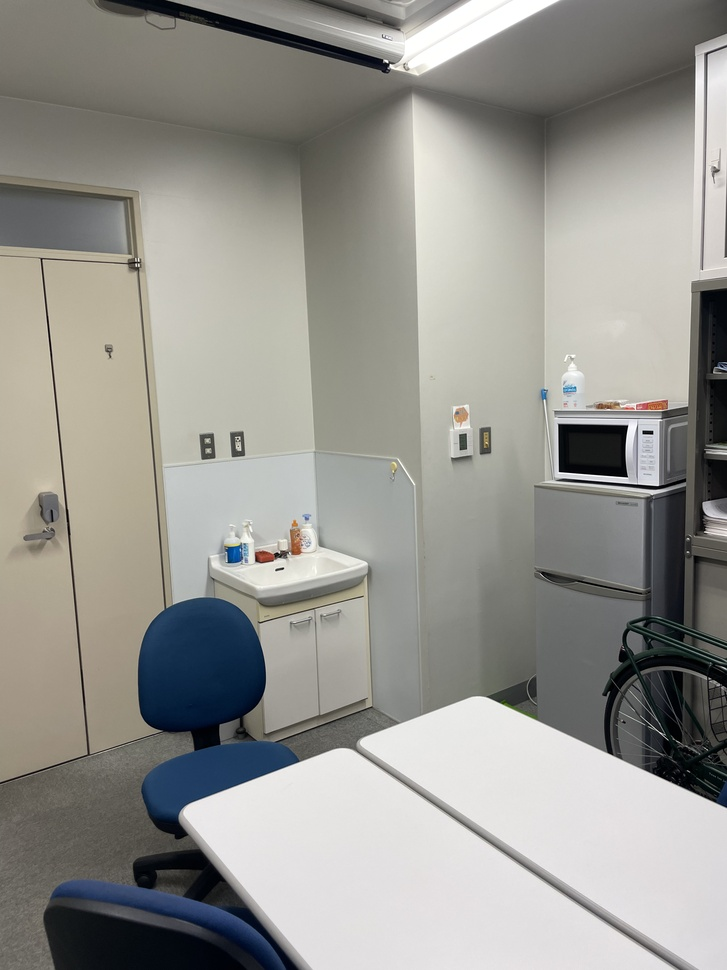
#> input picture data/IMG_8297.jpg, 727 x 970 px, shrunk from 3024 x 4032 before the run, found by its file name
$ jupyter execute FmatrixWithCalibration.ipynb
#> lines starting #> are read from the running program, lines starting #| are printed output that depends on the picture; after the words box and inside, x2 and y2 are one past the last pixel; in counts of white or black regions, pixels touching at a corner belong together
[cell 1]
import cv2
import numpy as np
from matplotlib import pyplot as plt

[cell 2]
# Deifne the function to draw epipolar lines
def drawlinesGray(img1,img2,lines,pts1,pts2):
    ''' img1 - img2上の点に対応するエピポーラ線を描画する画像
        lines - 対応するエピポーラ線 '''
    r,c = img1.shape
    img1 = cv2.cvtColor(img1,cv2.COLOR_GRAY2BGR)
    img2 = cv2.cvtColor(img2,cv2.COLOR_GRAY2BGR)
    for r,pt1,pt2 in zip(lines,pts1,pts2):
        color = tuple(np.random.randint(0,255,3).tolist())
        x0,y0 = map(int, [0, -r[2]/r[1] ])
        x1,y1 = map(int, [c, -(r[2]+r[0]*c)/r[1] ])
        img1 = cv2.line(img1, (x0,y0), (x1,y1), color,1)
        img1 = cv2.circle(img1,tuple(pt1),5,color,-1)
        img2 = cv2.circle(img2,tuple(pt2),5,color,-1)
    return img1,img2

def drawlines(img1,img2,lines,pts1,pts2):
    ''' img1 - image on which we draw the epilines for the points in img2
        lines - corresponding epilines '''
    r,c,ch = img1.shape
    for r,pt1,pt2 in zip(lines,pts1,pts2):
        color = tuple(np.random.randint(0,255,3).tolist())
        x0,y0 = map(int, [0, -r[2]/r[1] ])
        x1,y1 = map(int, [c, -(r[2]+r[0]*c)/r[1] ])
        img1 = cv2.line(img1, (x0,y0), (x1,y1), color,1)
        img1 = cv2.circle(img1,tuple(pt1),5,color,-1)
        img2 = cv2.circle(img2,tuple(pt2),5,color,-1)
    return img1,img2

[cell 3]
img1 = cv2.imread('data\IMG_8297.jpg')  #left image
#> img1 is the input picture: shape (970, 727, 3); mean B, G, R 144, 149.3, 150.1
img2 = cv2.imread('data\IMG_8298.jpg')  #right image
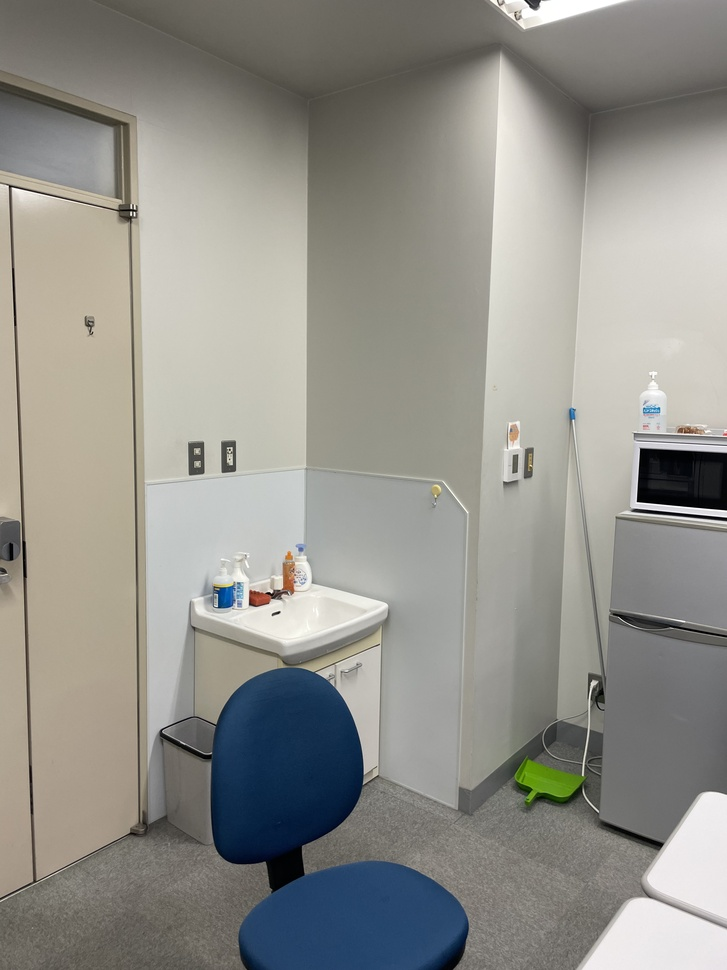
#> input picture data/IMG_8298.jpg, 727 x 970 px, shrunk from 3024 x 4032 before the run, found by its file name
#> img2 is the input picture: shape (970, 727, 3); mean B, G, R 139.7, 145.9, 146.9
img1 = cv2.resize(img1, ((int)(img1.shape[1]/4), (int)(img1.shape[0]/4)))
#> img1: shape (242, 181, 3)
# resize img2 to match img1
h,w, c = img1.shape
#> h = 242; w = 181; c = 3
img2= cv2.resize(img2, (w, h), interpolation=cv2.INTER_LINEAR)
#> img2: shape (242, 181, 3)

[cell 4]
# カメラ行列と歪み行列
K = np.array([
 [785.44715026,   0.,        505.38010871],
 [  0. ,        784.61050963, 374.79914586],
 [  0. ,          0.,           1.        ]])

dist_coef = np.array(
  [ 2.06842271e-01, -9.41496462e-01, -5.80054635e-04, -1.29098447e-03,1.53535374e+00])

# 画像の歪みを取る
img1 = cv2.undistort(img1, K, dist_coef, None)
img2 = cv2.undistort(img2, K, dist_coef, None)

[cell 5]
# 特徴点検出と記述子の計算
sift = cv2.SIFT_create()
kp1, des1 = sift.detectAndCompute(img1, None)
#> kp1 = 157 keypoints; strongest (x, y, size): (155, 117, 9.6), (125, 23, 11.9), (148, 113, 2.1), (72, 145, 2.9)
kp2, des2 = sift.detectAndCompute(img2, None)
#> kp2 = 92 keypoints; strongest (x, y, size): (151, 15, 4.1), (167, 119, 2.7), (76, 156, 2.5), (61, 80, 46)

#可視化特徴点
img1_kp = cv2.drawKeypoints(img1, kp1, None, flags=cv2.DRAW_MATCHES_FLAGS_DRAW_RICH_KEYPOINTS)
img2_kp = cv2.drawKeypoints(img2, kp2, None, flags=cv2.DRAW_MATCHES_FLAGS_DRAW_RICH_KEYPOINTS)
img12_kp = np.hstack((img1_kp, img2_kp))
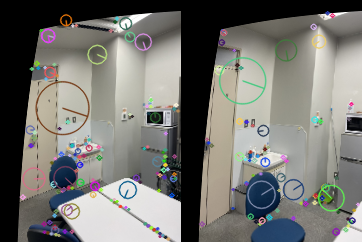
#> img12_kp: shape (242, 362, 3); mean B, G, R 112.6, 116.8, 117.3
cv2.namedWindow('Image', cv2.WINDOW_NORMAL)
cv2.imshow('Image', img12_kp)
cv2.waitKey(0)

[cell 6]
good = []
pts1 = []
pts2 = []

# マッチングのため、BFMatcher オブジェクトを作成する
bf = cv2.BFMatcher()
matches = bf.match(des1,des2)
#> matches = 157 matches

# 距離の近い順に並べる.
matches = sorted(matches, key = lambda x:x.distance)

count = 0
for m in matches:
    count+=1
    if count < 60:
        good.append([m])
        pts2.append(kp2[m.trainIdx].pt)
        pts1.append(kp1[m.queryIdx].pt)
#> after the loop, count = 157; good = 59 matches; pts1 = 59 pairs, first value 22.46 to 171.4, second value 17.98 to 236.8; pts2 = 59 pairs, first value 20.71 to 172.6, second value 15.12 to 223.6


pts1 = np.int32(pts1)
#> pts1 = 59 pairs, first value 22 to 171, second value 17 to 236
pts2 = np.int32(pts2)
#> pts2 = 59 pairs, first value 20 to 172, second value 15 to 223
F, mask = cv2.findFundamentalMat(pts1,pts2,cv2.FM_RANSAC)
#> F = [[6.67e-06, 5.51e-05, -0.00902], [-4.32e-05, 1.66e-05, -0.000262], [0.00539, -0.00823, 1]]; mask = 59 values, max 1 at index 3, min 0 at index 0, mean 0.492

# 外れ値を取り除く
pts1_inliers = pts1[mask.ravel()==1]
#> pts1_inliers = 29 pairs, first value 22 to 162, second value 78 to 235
pts2_inliers = pts2[mask.ravel()==1]
#> pts2_inliers = 29 pairs, first value 20 to 167, second value 49 to 223

pts1 = pts1_inliers[0:200,:]
#> pts1 has the same summary as pts1_inliers
pts2 = pts2_inliers[0:200,:]
#> pts2 has the same summary as pts2_inliers

# 右画像(二番目の画像)中の点に対応するエピポーラ線の計算
# 計算したエピポーラ線を左画像に描画
lines1 = cv2.computeCorrespondEpilines(pts1.reshape(-1,1,2), 2,F)
#> lines1 = 29 rows, first 8: [0.655, 0.756, -154.4], [0.655, 0.756, -154.4], [-0.613, -0.79, 157.5], [-0.218, -0.976, 165.2], [-0.178, -0.984, 164.3], [-0.178, -0.984, 164.3], [-0.908, 0.419, -16.34], [-0.877, 0.481, -27.74]
lines1 = lines1.reshape(-1,3)
img5,img6 = drawlines(img1,img2,lines1,pts1,pts2)
#> the loop in drawlines, `for r,pt1,pt2 in zip(lines,pts1,pts2):` made 29 passes
#> (r, pt1, pt2, color, y0, y1) on passes 1 to 9: ([0.655, 0.756, -154.4], [148, 112], [167, 118], (172, 47, 117), 204, 47), ([0.655, 0.756, -154.4], [148, 112], [167, 118], (192, 67, 251), 204, 47), ([-0.613, -0.79, 157.5], [22, 196], [20, 223], (195, 103, 9), 199, 58), ([-0.218, -0.976, 165.2], [77, 145], [76, 155], (211, 21, 242), 169, 128), ([-0.178, -0.984, 164.3], [85, 143], [83, 152], (36, 87, 70), 167, 134), ([-0.178, -0.984, 164.3], [85, 143], [83, 152], (216, 88, 140), 167, 134), ([-0.908, 0.419, -16.34], [110, 199], [48, 49], (58, 193, 230), 39, 431), ([-0.877, 0.481, -27.74], [114, 202], [48, 49], (39, 87, 174), 57, 388), ([-0.789, 0.615, -53.68], [125, 206], [156, 211], (88, 81, 165), 87, 319)
#> after the loop in drawlines, `for r,pt1,pt2 in zip(lines,pts1,pts2):`: img1: shape (242, 181, 3); mean B, G, R 113, 116.9, 120.1
#> after the loop in drawlines, `for r,pt1,pt2 in zip(lines,pts1,pts2):`:
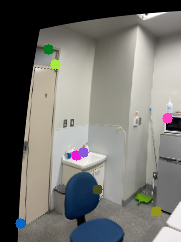
#> img2: shape (242, 181, 3); mean B, G, R 109.7, 114.3, 115

# 左画像(一番目の画像)中の点に対応するエピポーラ線の計算
# 計算したエピポーラ線を右画像に描画
lines2 = cv2.computeCorrespondEpilines(pts1.reshape(-1,1,2), 1,F)
#> lines2 = 29 rows, first 8: [-0.363, -0.932, 170.5], [-0.363, -0.932, 170.5], [0.685, 0.729, -176.2], [-0.404, -0.915, 172.5], [-0.347, -0.938, 169.7], [-0.347, -0.938, 169.7], [0.844, -0.536, -14.26], [0.844, -0.536, -14.22]
lines2 = lines2.reshape(-1,3)
img3,img4 = drawlines(img2,img1,lines2,pts1,pts2)
#> the loop in drawlines (call 2), `for r,pt1,pt2 in zip(lines,pts1,pts2):` made 29 passes
#> (r, pt1, pt2, color, y0, y1) on passes 1 to 9: ([-0.363, -0.932, 170.5], [148, 112], [167, 118], (57, 35, 102), 182, 112), ([-0.363, -0.932, 170.5], [148, 112], [167, 118], (119, 11, 174), 182, 112), ([0.685, 0.729, -176.2], [22, 196], [20, 223], (82, 91, 128), 241, 71), ([-0.404, -0.915, 172.5], [77, 145], [76, 155], (142, 99, 53), 188, 108), ([-0.347, -0.938, 169.7], [85, 143], [83, 152], (140, 121, 170), 180, 113), ([-0.347, -0.938, 169.7], [85, 143], [83, 152], (84, 203, 68), 180, 113), ([0.844, -0.536, -14.26], [110, 199], [48, 49], (6, 196, 47), -26, 258), ([0.844, -0.536, -14.22], [114, 202], [48, 49], (127, 244, 131), -26, 258), ([0.817, -0.577, -5.67], [125, 206], [156, 211], (204, 100, 180), -9, 246)
#> after the loop in drawlines (call 2), `for r,pt1,pt2 in zip(lines,pts1,pts2):`: img1: shape (242, 181, 3); mean B, G, R 110.5, 113, 113
#> after the loop in drawlines (call 2), `for r,pt1,pt2 in zip(lines,pts1,pts2):`: img2: shape (242, 181, 3); mean B, G, R 113, 116.5, 119.4

# 結果の表示
img35 = np.hstack((img3,img5))
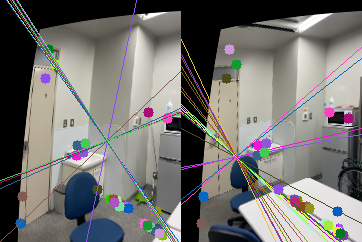
#> img35: shape (242, 362, 3); mean B, G, R 111.8, 114.8, 116.2
cv2.namedWindow('Image', cv2.WINDOW_NORMAL)
cv2.imshow('Image', img35)
cv2.waitKey(0)

[cell 7]
# まずは画像点から逆透視投影算
pts1_norm = cv2.undistortPoints(np.expand_dims(np.float32(pts1), axis=1), cameraMatrix=K, distCoeffs=None)
#> pts1_norm = 29 rows, first 8: [-0.455, -0.335], [-0.455, -0.335], [-0.615, -0.228], [-0.545, -0.293], [-0.535, -0.295], [-0.535, -0.295], [-0.503, -0.224], [-0.498, -0.22]
pts2_norm = cv2.undistortPoints(np.expand_dims(np.float32(pts2), axis=1), cameraMatrix=K, distCoeffs=None)
#> pts2_norm = 29 rows, first 8: [-0.431, -0.327], [-0.431, -0.327], [-0.618, -0.193], [-0.547, -0.28], [-0.538, -0.284], [-0.538, -0.284], [-0.582, -0.415], [-0.582, -0.415]

# 同次座標のxハットから基本行列の計算
E, mask = cv2.findEssentialMat(pts1_norm, pts2_norm, focal=1.0, pp=(0., 0.), method=cv2.RANSAC, prob=0.999, threshold=3.0)
#> E = [[0.378, 0.471, 0.157], [-0.561, 0.335, -0.142], [-0.00536, 0.403, 0.0336]]; mask = 29 values from 1 to 1
# EからR, tを計算、
# ここでRは回転行列、tは並進ベクトル
# maskは外れ値を除去するためのマスク
points, R, t, mask = cv2.recoverPose(E, pts1_norm, pts2_norm)
#> points = 15; R = [[-0.516, 0.613, -0.598], [-0.34, -0.787, -0.514], [-0.786, -0.0617, 0.615]]; t = [-0.47, -0.325, 0.82]; mask = 29 values, max 255 at index 2, min 0 at index 0, mean 131.9

#座標点から3次元点を計算
M_r = np.hstack((R, t))
#> M_r = [[-0.516, 0.613, -0.598, -0.47], [-0.34, -0.787, -0.514, -0.325], [-0.786, -0.0617, 0.615, 0.82]]
M_l = np.hstack((np.eye(3, 3), np.zeros((3, 1))))
P_l = np.dot(K,  M_l)
P_r = np.dot(K,  M_r)
#> P_r = [[-802.5, 450.6, -159, 45.12], [-561.6, -640.9, -173, 52.51], [-0.786, -0.0617, 0.615, 0.82]]
point_4d_hom = cv2.triangulatePoints(P_l, P_r, np.expand_dims(pts1, axis=1), np.expand_dims(pts2, axis=1))
point_4d = point_4d_hom / np.tile(point_4d_hom[-1, :], (4, 1))
point_4d = point_4d[:3, :].T
#> point_4d = 29 rows, first 8: [1.35, -0.991, -0.99], [-2.69, 3.67, 2.02], [1.35, -0.991, -0.99], [inf, nan, nan], [-inf, nan, nan], [-2.69, 3.67, 2.02], [1.35, -0.991, -0.99], [inf, nan, nan]

# 基本行列から基礎行列計算
Kinv = np.linalg.inv(K)
Kinvt = np.transpose(Kinv)
F = np.dot(Kinvt,E,K)
#> F = [[0.000481, 0.0006, 0.0002], [-0.000715, 0.000427, -0.000182], [0.0193, -0.0603, 0.000625]]

[cell 8]
# 右画像(二番目の画像)中の点に対応するエピポーラ線の計算
# 計算したエピポーラ線を左画像に描画
lines1 = cv2.computeCorrespondEpilines(pts2.reshape(-1,1,2), 2,F)
#> lines1 = 29 rows, first 8: [0.167, 0.986, 0.137], [0.167, 0.986, 0.137], [-0.941, 0.339, -0.259], [-0.73, 0.684, -0.164], [-0.672, 0.74, -0.141], [-0.672, 0.74, -0.141], [0.57, -0.822, 0.103], [0.57, -0.822, 0.103]
lines1 = lines1.reshape(-1,3)
img15,img16 = drawlines(img1,img2,lines1,pts1,pts2)
#> the loop in drawlines (call 3), `for r,pt1,pt2 in zip(lines,pts1,pts2):` made 29 passes
#> (r, pt1, pt2, color, y1) on passes 1 to 10: ([0.167, 0.986, 0.137], [148, 112], [167, 118], (41, 58, 193), -30), ([0.167, 0.986, 0.137], [148, 112], [167, 118], (36, 10, 86), -30), ([-0.941, 0.339, -0.259], [22, 196], [20, 223], (43, 104, 11), 503), ([-0.73, 0.684, -0.164], [77, 145], [76, 155], (2, 51, 80), 193), ([-0.672, 0.74, -0.141], [85, 143], [83, 152], (32, 182, 128), 164), ([-0.672, 0.74, -0.141], [85, 143], [83, 152], (38, 19, 174), 164), ([0.57, -0.822, 0.103], [110, 199], [48, 49], (42, 115, 184), 125), ([0.57, -0.822, 0.103], [114, 202], [48, 49], (188, 232, 77), 125), ([-0.416, 0.909, -0.0479], [125, 206], [156, 211], (30, 24, 125), 82), ([-0.66, 0.751, -0.137], [45, 78], [97, 189], (2, 3, 94), 159)
#> pass 1, in drawlines (call 3), `img2 = cv2.circle(img2,tuple(pt2),5,color,-1)`:
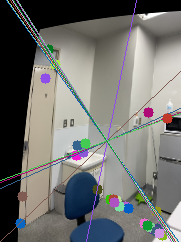
#> img2: shape (242, 181, 3); mean B, G, R 110.3, 113, 112.9
#> after the loop in drawlines (call 3), `for r,pt1,pt2 in zip(lines,pts1,pts2):`: img1: shape (242, 181, 3); mean B, G, R 110.3, 114.1, 118
#> after the loop in drawlines (call 3), `for r,pt1,pt2 in zip(lines,pts1,pts2):`:
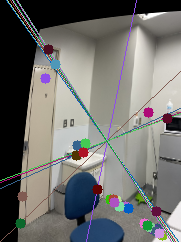
#> img2: shape (242, 181, 3); 1.45% of pixels changed, all inside (x1, y1, x2, y2) = (15, 44, 173, 229)

# 左画像(一番目の画像)中の点に対応するエピポーラ線の計算
# 計算したエピポーラ線を右画像に描画
lines2 = cv2.computeCorrespondEpilines(pts1.reshape(-1,1,2), 1,F)
#> lines2 = 29 rows, first 8: [0.922, -0.387, -25.98], [0.922, -0.387, -25.98], [0.884, 0.468, -78.54], [0.999, 0.0543, -58.39], [1, 0.00143, -55.09], [1, 0.00143, -55.09], [0.999, 0.0362, -57.28], [1, 0.0265, -56.68]
lines2 = lines2.reshape(-1,3)
img13,img14 = drawlines(img2,img1,lines2,pts2,pts1)
#> the loop in drawlines (call 4), `for r,pt1,pt2 in zip(lines,pts1,pts2):` made 29 passes
#> (r, pt1, pt2, color, y0, y1) on passes 1 to 9: ([0.922, -0.387, -25.98], [167, 118], [148, 112], (41, 18, 40), -67, 364), ([0.922, -0.387, -25.98], [167, 118], [148, 112], (182, 207, 11), -67, 364), ([0.884, 0.468, -78.54], [20, 223], [22, 196], (166, 111, 93), 167, -174), ([0.999, 0.0543, -58.39], [76, 155], [77, 145], (249, 129, 223), 1075, -2253), ([1, 0.00143, -55.09], [83, 152], [85, 143], (118, 44, 216), 38522, -88041), ([1, 0.00143, -55.09], [83, 152], [85, 143], (125, 24, 67), 38522, -88041), ([0.999, 0.0362, -57.28], [48, 49], [110, 199], (210, 239, 3), 1582, -3414), ([1, 0.0265, -56.68], [48, 49], [114, 202], (234, 204, 230), 2139, -4690), ([1, -0.00806, -54.48], [156, 211], [125, 206], (35, 214, 254), -6755, 15687)
#> pass 1, in drawlines (call 4), `img1 = cv2.circle(img1,tuple(pt1),5,color,-1)`:
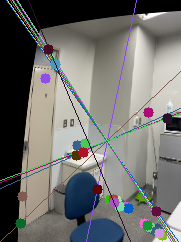
#> img1: shape (242, 181, 3); mean B, G, R 108.9, 111.5, 111.9
#> after the loop in drawlines (call 4), `for r,pt1,pt2 in zip(lines,pts1,pts2):`:
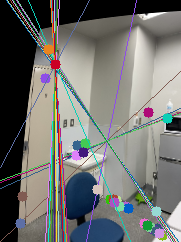
#> img1: shape (242, 181, 3); mean B, G, R 111.1, 113.7, 113.1
#> after the loop in drawlines (call 4), `for r,pt1,pt2 in zip(lines,pts1,pts2):`:
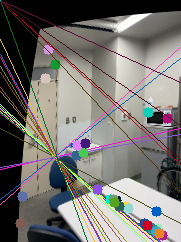
#> img2: shape (242, 181, 3); mean B, G, R 111.5, 115.1, 118.2

# 結果の表示
# 結果の表示
img1315 = np.hstack((img13,img15))
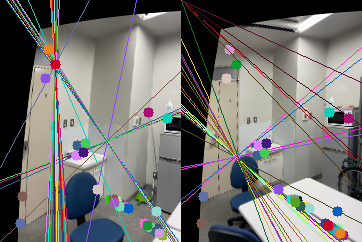
#> img1315: shape (242, 362, 3); mean B, G, R 111.3, 114.4, 115.6
cv2.namedWindow('Image', cv2.WINDOW_NORMAL)
cv2.imshow('Image', img1315)
cv2.waitKey(0)
